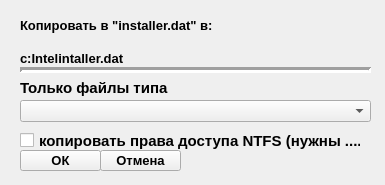
<?xml version="1.0" encoding="UTF-8"?>
<ui version="4.0">
 <class>Form</class>
 <widget class="QWidget" name="Form">
  <property name="geometry">
   <rect>
    <x>0</x>
    <y>0</y>
    <width>385</width>
    <height>185</height>
   </rect>
  </property>
  <property name="windowTitle">
   <string>Form</string>
  </property>
  <widget class="QLabel" name="label">
   <property name="geometry">
    <rect>
     <x>20</x>
     <y>10</y>
     <width>201</width>
     <height>31</height>
    </rect>
   </property>
   <property name="font">
    <font>
     <pointsize>10</pointsize>
     <weight>75</weight>
     <bold>true</bold>
    </font>
   </property>
   <property name="autoFillBackground">
    <bool>true</bool>
   </property>
   <property name="lineWidth">
    <number>1</number>
   </property>
   <property name="text">
    <string>Копировать в &quot;installer.dat&quot; в: </string>
   </property>
   <property name="textFormat">
    <enum>Qt::AutoText</enum>
   </property>
   <property name="scaledContents">
    <bool>false</bool>
   </property>
   <property name="margin">
    <number>1</number>
   </property>
  </widget>
  <widget class="QToolButton" name="toolButton_2">
   <property name="geometry">
    <rect>
     <x>20</x>
     <y>150</y>
     <width>81</width>
     <height>21</height>
    </rect>
   </property>
   <property name="font">
    <font>
     <pointsize>10</pointsize>
     <weight>75</weight>
     <bold>true</bold>
    </font>
   </property>
   <property name="text">
    <string>ОК</string>
   </property>
   <property name="iconSize">
    <size>
     <width>16</width>
     <height>16</height>
    </size>
   </property>
  </widget>
  <widget class="QToolButton" name="toolButton_5">
   <property name="geometry">
    <rect>
     <x>100</x>
     <y>150</y>
     <width>81</width>
     <height>21</height>
    </rect>
   </property>
   <property name="font">
    <font>
     <pointsize>10</pointsize>
     <weight>75</weight>
     <bold>true</bold>
    </font>
   </property>
   <property name="text">
    <string>Отмена</string>
   </property>
   <property name="iconSize">
    <size>
     <width>16</width>
     <height>16</height>
    </size>
   </property>
  </widget>
  <widget class="QCheckBox" name="checkBox">
   <property name="geometry">
    <rect>
     <x>20</x>
     <y>130</y>
     <width>341</width>
     <height>21</height>
    </rect>
   </property>
   <property name="font">
    <font>
     <pointsize>11</pointsize>
     <weight>75</weight>
     <bold>true</bold>
    </font>
   </property>
   <property name="text">
    <string>копировать права доступа NTFS (нужны ....)</string>
   </property>
  </widget>
  <widget class="Line" name="line">
   <property name="geometry">
    <rect>
     <x>20</x>
     <y>60</y>
     <width>351</width>
     <height>20</height>
    </rect>
   </property>
   <property name="font">
    <font>
     <kerning>true</kerning>
    </font>
   </property>
   <property name="lineWidth">
    <number>3</number>
   </property>
   <property name="orientation">
    <enum>Qt::Horizontal</enum>
   </property>
  </widget>
  <widget class="QComboBox" name="comboBox">
   <property name="geometry">
    <rect>
     <x>20</x>
     <y>100</y>
     <width>351</width>
     <height>22</height>
    </rect>
   </property>
  </widget>
  <widget class="QLabel" name="label_2">
   <property name="geometry">
    <rect>
     <x>20</x>
     <y>50</y>
     <width>351</width>
     <height>16</height>
    </rect>
   </property>
   <property name="font">
    <font>
     <pointsize>10</pointsize>
     <weight>75</weight>
     <bold>true</bold>
    </font>
   </property>
   <property name="text">
    <string>c:Intelintaller.dat</string>
   </property>
  </widget>
  <widget class="QLabel" name="label_3">
   <property name="geometry">
    <rect>
     <x>20</x>
     <y>80</y>
     <width>351</width>
     <height>16</height>
    </rect>
   </property>
   <property name="font">
    <font>
     <pointsize>11</pointsize>
     <weight>75</weight>
     <bold>true</bold>
    </font>
   </property>
   <property name="styleSheet">
    <string notr="true"/>
   </property>
   <property name="lineWidth">
    <number>1</number>
   </property>
   <property name="text">
    <string>Только файлы типа</string>
   </property>
  </widget>
 </widget>
 <resources/>
 <connections/>
</ui>
